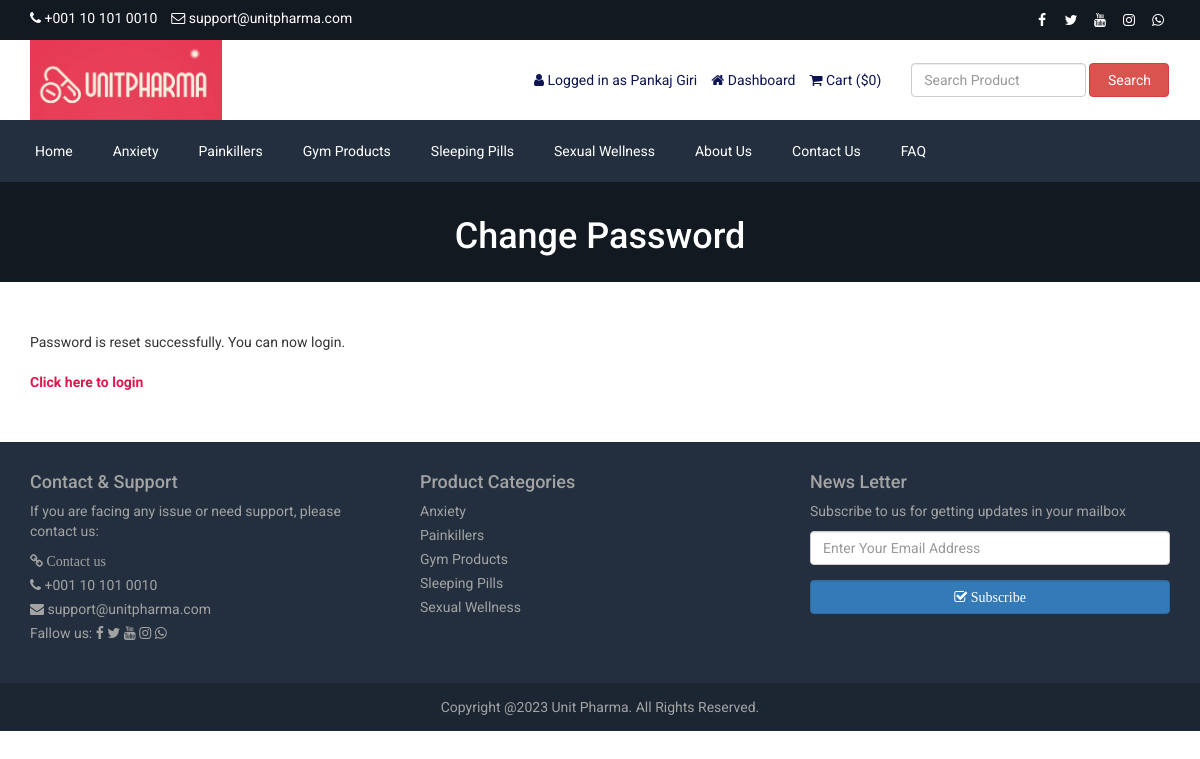
Screenshot of /reset-password-success.php (signed in) with the database file from the repository.
### tables this page shows
CREATE TABLE `tbl_settings` (
  `id` int(11) NOT NULL,
  `logo` varchar(255) NOT NULL,
  `favicon` varchar(255) NOT NULL,
  `footer_about` text NOT NULL,
  `footer_copyright` text NOT NULL,
  `contact_address` text NOT NULL,
  `contact_email` varchar(255) NOT NULL,
  `contact_phone` varchar(255) NOT NULL,
  `contact_fax` varchar(255) NOT NULL,
  `contact_map_iframe` text NOT NULL,
  `receive_email` varchar(255) NOT NULL,
  `receive_email_subject` varchar(255) NOT NULL,
  `receive_email_thank_you_message` text NOT NULL,
  `forget_password_message` text NOT NULL,
  `total_recent_post_footer` int(10) NOT NULL,
  `total_popular_post_footer` int(10) NOT NULL,
  `total_recent_post_sidebar` int(11) NOT NULL,
  `total_popular_post_sidebar` int(11) NOT NULL,
  `total_featured_product_home` int(11) NOT NULL,
  `total_latest_product_home` int(11) NOT NULL,
  `total_popular_product_home` int(11) NOT NULL,
  `meta_title_home` text NOT NULL,
  `meta_keyword_home` text NOT NULL,
  `meta_description_home` text NOT NULL,
  `banner_login` varchar(255) NOT NULL,
  `banner_registration` varchar(255) NOT NULL,
  `banner_forget_password` varchar(255) NOT NULL,
  `banner_reset_password` varchar(255) NOT NULL,
  `banner_search` varchar(255) NOT NULL,
  `banner_cart` varchar(255) NOT NULL,
  `banner_checkout` varchar(255) NOT NULL,
  `banner_product_category` varchar(255) NOT NULL,
  `banner_blog` varchar(255) NOT NULL,
  `cta_title` varchar(255) NOT NULL,
  `cta_content` text NOT NULL,
  `cta_read_more_text` varchar(255) NOT NULL,
  `cta_read_more_url` varchar(255) NOT NULL,
  `cta_photo` varchar(255) NOT NULL,
  `featured_product_title` varchar(255) NOT NULL,
  `featured_product_subtitle` varchar(255) NOT NULL,
  `latest_product_title` varchar(255) NOT NULL,
  `latest_product_subtitle` varchar(255) NOT NULL,
  `popular_product_title` varchar(255) NOT NULL,
  `popular_product_subtitle` varchar(255) NOT NULL,
  `testimonial_title` varchar(255) NOT NULL,
  `testimonial_subtitle` varchar(255) NOT NULL,
  `testimonial_photo` varchar(255) NOT NULL,
  `blog_title` varchar(255) NOT NULL,
  `blog_subtitle` varchar(255) NOT NULL,
  `newsletter_text` text NOT NULL,
  `paypal_email` varchar(255) NOT NULL,
  `stripe_public_key` varchar(255) NOT NULL,
  `stripe_secret_key` varchar(255) NOT NULL,
  `bank_detail` text NOT NULL,
  `before_head` text NOT NULL,
  `after_body` text NOT NULL,
  `before_body` text NOT NULL,
  `home_service_on_off` int(11) NOT NULL,
  `home_welcome_on_off` int(11) NOT NULL,
  `home_featured_product_on_off` int(11) NOT NULL,
  `home_latest_product_on_off` int(11) NOT NULL,
  `home_popular_product_on_off` int(11) NOT NULL,
  `home_testimonial_on_off` int(11) NOT NULL,
  `home_blog_on_off` int(11) NOT NULL,
  `newsletter_on_off` int(11) NOT NULL,
  `ads_above_welcome_on_off` int(1) NOT NULL,
  `ads_above_featured_product_on_off` int(1) NOT NULL,
  `ads_above_latest_product_on_off` int(1) NOT NULL,
  `ads_above_popular_product_on_off` int(1) NOT NULL,
  `ads_above_testimonial_on_off` int(1) NOT NULL,
  `ads_category_sidebar_on_off` int(1) NOT NULL
);

CREATE TABLE `tbl_social` (
  `social_id` int(11) NOT NULL,
  `social_name` varchar(30) NOT NULL,
  `social_url` varchar(255) NOT NULL,
  `social_icon` varchar(30) NOT NULL
);

CREATE TABLE `tbl_top_category` (
  `tcat_id` int(11) NOT NULL,
  `tcat_name` varchar(255) NOT NULL,
  `show_on_menu` int(1) NOT NULL
);

CREATE TABLE `tbl_page` (
  `id` int(11) NOT NULL,
  `about_title` varchar(255) NOT NULL,
  `about_content` text NOT NULL,
  `about_banner` varchar(255) NOT NULL,
  `about_meta_title` varchar(255) NOT NULL,
  `about_meta_keyword` text NOT NULL,
  `about_meta_description` text NOT NULL,
  `faq_title` varchar(255) NOT NULL,
  `faq_banner` varchar(255) NOT NULL,
  `faq_meta_title` varchar(255) NOT NULL,
  `faq_meta_keyword` text NOT NULL,
  `faq_meta_description` text NOT NULL,
  `blog_title` varchar(255) NOT NULL,
  `blog_banner` varchar(255) NOT NULL,
  `blog_meta_title` varchar(255) NOT NULL,
  `blog_meta_keyword` text NOT NULL,
  `blog_meta_description` text NOT NULL,
  `contact_title` varchar(255) NOT NULL,
  `contact_banner` varchar(255) NOT NULL,
  `contact_meta_title` varchar(255) NOT NULL,
  `contact_meta_keyword` text NOT NULL,
  `contact_meta_description` text NOT NULL,
  `pgallery_title` varchar(255) NOT NULL,
  `pgallery_banner` varchar(255) NOT NULL,
  `pgallery_meta_title` varchar(255) NOT NULL,
  `pgallery_meta_keyword` text NOT NULL,
  `pgallery_meta_description` text NOT NULL,
  `vgallery_title` varchar(255) NOT NULL,
  `vgallery_banner` varchar(255) NOT NULL,
  `vgallery_meta_title` varchar(255) NOT NULL,
  `vgallery_meta_keyword` text NOT NULL,
  `vgallery_meta_description` text NOT NULL
);

### reset-password-success.php (the view)
<?php require_once('header.php'); ?>
<?php
$statement = $pdo->prepare("SELECT * FROM tbl_settings WHERE id=1");
$statement->execute();
$result = $statement->fetchAll(PDO::FETCH_ASSOC);
foreach ($result as $row) {
    $banner_forget_password = $row['banner_forget_password'];
}
?>
<div class="page-banner" style="background-color:#444;background-image: url(assets/uploads/<?php echo $banner_forget_password; ?>);">
    <div class="inner">
        <h1><?php echo LANG_VALUE_149; ?></h1>
    </div>
</div>
<div class="page">
    <div class="container">
        <div class="row">
            <div class="col-md-12">
                <div class="user-content">
                    <?php echo LANG_VALUE_146; ?><br><br>
                    <a href="<?php echo BASE_URL; ?>login.php" style="color:#e4144d;font-weight:bold;"><?php echo LANG_VALUE_11; ?></a>
                </div>
            </div>
        </div>
    </div>
</div>
<?php require_once('footer.php'); ?>

### header.php (shortened to what this page needs)
<?php
include("admin/inc/config.php");
$statement = $pdo->prepare("SELECT * FROM tbl_settings WHERE id=1");
$statement->execute();
$result = $statement->fetchAll(PDO::FETCH_ASSOC);
foreach ($result as $row)
{
	$logo = $row['logo'];
	$contact_email = $row['contact_email'];
	$contact_phone = $row['contact_phone'];
}
?>
<!DOCTYPE html>
<html lang="en">
<head>
	<link rel="stylesheet" href="assets/css/bootstrap.min.css">
	<link rel="stylesheet" href="assets/css/font-awesome.min.css">
	<link rel="stylesheet" href="assets/css/owl.carousel.min.css">
	<link rel="stylesheet" href="assets/css/owl.theme.default.min.css">
	<link rel="stylesheet" href="assets/css/jquery.bxslider.min.css">
    <link rel="stylesheet" href="assets/css/magnific-popup.css">
    <link rel="stylesheet" href="assets/css/rating.css">
	<link rel="stylesheet" href="assets/css/spacing.css">
	<link rel="stylesheet" href="assets/css/bootstrap-touch-slider.css">
	<link rel="stylesheet" href="assets/css/animate.min.css">
	<link rel="stylesheet" href="assets/css/tree-menu.css">
	<link rel="stylesheet" href="assets/css/select2.min.css">
	<link rel="stylesheet" href="assets/css/main.css">
	<link rel="stylesheet" href="assets/css/responsive.css">
	<?php
	$statement = $pdo->prepare("SELECT * FROM tbl_page WHERE id=1");
	$statement->execute();
	$result = $statement->fetchAll(PDO::FETCH_ASSOC);
		?>
</head>
<body>
<div class="top">
	<div class="container">
		<div class="row">
			<div class="col-md-6 col-sm-6 col-xs-12">
				<div class="left">
					<ul>
						<li><i class="fa fa-phone"></i> <?php echo $contact_phone; ?></li>
						<li><i class="fa fa-envelope-o"></i> <?php echo $contact_email; ?></li>
					</ul>
				</div>
			</div>
			<div class="col-md-6 col-sm-6 col-xs-12">
				<div class="right">
					<ul>
						<?php
						$statement = $pdo->prepare("SELECT * FROM tbl_social");
						$statement->execute();
						$result = $statement->fetchAll(PDO::FETCH_ASSOC);
						foreach ($result as $row) {
							?>
							<?php if($row['social_url'] != ''): ?>
							<li><a href="<?php echo $row['social_url']; ?>"><i class="<?php echo $row['social_icon']; ?>"></i></a></li>
							<?php endif; ?>
							<?php
						}
						?>
					</ul>
				</div>
			</div>
		</div>
	</div>
</div>
<div class="header">
	<div class="container">
		<div class="row inner">
			<div class="col-md-4 logo">
				<a href="index.php"><img src="assets/uploads/<?php echo $logo; ?>" alt="logo image"></a>
			</div>
			<div class="col-md-5 right">
				<ul>
					<?php
					if(isset($_SESSION['customer'])) {
						if($_SESSION['customer']['cust_guest']===1) {
							?>
							<li><i class="fa fa-user"></i> Hey, Guest</li>
							<?php
						}
						else{
						?>
						<li><i class="fa fa-user"></i> <?php echo LANG_VALUE_13; ?> <?php echo $_SESSION['customer']['cust_name']; ?></li>
						<li><a href="dashboard.php"><i class="fa fa-home"></i> <?php echo LANG_VALUE_89; ?></a></li>
						<?php
						}
					} else {
						?>
						<li><a href="login.php"><i class="fa fa-sign-in"></i> <?php echo LANG_VALUE_9; ?></a></li>
						<li><a href="registration.php"><i class="fa fa-user-plus"></i> <?php echo LANG_VALUE_15; ?></a></li>
						<?php
					}
					?>
					<li><a href="cart.php"><i class="fa fa-shopping-cart"></i> <?php echo LANG_VALUE_18; ?> (<?php echo LANG_VALUE_1; ?><?php
					if(isset($_SESSION['cart_p_id'])) {
						$tmp=array();
						$i=0;
						foreach($_SESSION['cart_p_id'] as $key => $value)
	                    {
	                        $tmp[$i] = $value;
							$i++;
	                    }
						echo count($tmp);
					} else {
						echo 0;
					}
					?>)</a></li>
				</ul>
			</div>
			<div class="col-md-3 search-area">
				<form class="navbar-form navbar-left" role="search" action="search-result.php" method="get">
					<div class="form-group">
						<input type="text" class="form-control search-top" placeholder="<?php echo LANG_VALUE_2; ?>" name="search_text">
					</div>
					<button type="submit" class="btn btn-danger"><?php echo LANG_VALUE_3; ?></button>
				</form>
			</div>
		</div>
	</div>
</div>
<div class="nav">
	<div class="container">
		<div class="row">
			<div class="col-md-12 pl_0 pr_0">
				<div class="menu-container">
					<div class="menu">
						<ul>
							<li><a href="index.php">Home</a></li>
							<?php
							$statement = $pdo->prepare("SELECT * FROM tbl_top_category WHERE show_on_menu=1");
							$statement->execute();
							$result = $statement->fetchAll(PDO::FETCH_ASSOC);
							foreach ($result as $row) {
								?>
								<li><a href="product-category.php?id=<?php echo $row['tcat_id']; ?>&type=top-category"><?php echo $row['tcat_name']; ?></a></li>
								<?php
							}
							?>
							<?php
							$statement = $pdo->prepare("SELECT * FROM tbl_page WHERE id=1");
							$statement->execute();
							$result = $statement->fetchAll(PDO::FETCH_ASSOC);
							foreach ($result as $row) {
								$about_title = $row['about_title'];
								$faq_title = $row['faq_title'];
								$contact_title = $row['contact_title'];
							}
							?>
							<li><a href="about.php"><?php echo $about_title; ?></a></li>
							<li><a href="contact.php"><?php echo $contact_title; ?></a></li>
							<li><a href="faq.php"><?php echo $faq_title; ?></a></li>
						</ul>
					</div>
				</div>
			</div>
		</div>
	</div>
</div>

### footer.php (shortened to what this page needs)
<?php
$statement = $pdo->prepare("SELECT * FROM tbl_settings WHERE id=1");
$statement->execute();
$result = $statement->fetchAll(PDO::FETCH_ASSOC);
foreach ($result as $row)
{
	$contact_email = $row['contact_email'];
	$contact_phone = $row['contact_phone'];
    $newsletter_on_off = $row['newsletter_on_off'];
}
?>
<footer class="user-footer">
    <div class="container">
    <div class="row sec">
    <div class="col-sm-4 sec1">
            <h4>Contact & Support</h4>
            <p>If you are facing any issue or need support, please contact us: <p>
            <ul>
                <li><a href="contact.php"><span class="fa fa-link"> Contact us</a></li>
                <li><span class="fa fa-phone"></span> <?php echo $contact_phone ?></li>
                <li><span class="fa fa-envelope"></span> <?php echo $contact_email ?></li>
                <li> Fallow us:
						<?php
							$statement = $pdo->prepare("SELECT * FROM tbl_social");
							$statement->execute();
							$result = $statement->fetchAll(PDO::FETCH_ASSOC);
							foreach ($result as $row) {
								?>
								<?php if($row['social_url'] != ''): ?>
								<a href="<?php echo $row['social_url']; ?>"><i class="<?php echo $row['social_icon']; ?>"></i></a>
								<?php endif; ?>
								<?php
							}
						?>
                </li>
            </ul>
        </div>
        <div class="col-sm-4 sec2">
            <h4>Product Categories</h4>
            <ul>
				<?php
					$statement = $pdo->prepare("SELECT * FROM tbl_top_category WHERE show_on_menu=1");
					$statement->execute();
					$result = $statement->fetchAll(PDO::FETCH_ASSOC);
					foreach ($result as $row) { ?>
                <li><a href="product-category.php?id=<?php echo $row['tcat_id']; ?>&type=top-category"><?php echo $row['tcat_name']; ?></a></li>
                <?php } ?>
            </ul>
        </div>
        <div class="col-sm-4 sec3">
            <?php if($newsletter_on_off == 1): ?>
            <h4> News Letter </h4>
            <p> Subscribe to us for getting updates in your mailbox</p>
            <form class="footer-subscribe-form" action="" method="post">
                <div class="form-group">
                    <input type="email" class="form-control" placeholder="<?php echo LANG_VALUE_95; ?>" />
                </div>
                <button class=" form-control btn btn-md btn-primary" name="form_subscribe" type="submit"><span class="fa fa-check-square-o"> <?php echo LANG_VALUE_92; ?></button>
            </form>
            <?php endif; ?>
        </div>
</div>
    </div>
    <div class="footer-bottom">
        <div class="container-fluid">
            <div class="row">
                Copyright @2023 Unit Pharma. All Rights Reserved.
            </div>
        </div>
    </div>
</footer>
</body>
</html>

### rows the page displays
tbl_settings: contact_phone "+001 10 101 0010", contact_email "support@unitpharma.com", logo (picture), banner_forget_password (picture)
tbl_top_category: tcat_name "Anxiety"
tbl_top_category: tcat_name "Painkillers"
tbl_top_category: tcat_name "Gym Products"
tbl_top_category: tcat_name "Sleeping Pills"
tbl_top_category: tcat_name "Sexual Wellness"
tbl_page: about_title "About Us", contact_title "Contact Us", faq_title "FAQ"

### other values shown
LANG_VALUE_13 "Logged in as"
$_SESSION['customer']['cust_name'] "Pankaj Giri"
LANG_VALUE_89 "Dashboard"
LANG_VALUE_18 "Cart"
LANG_VALUE_1 "$"
LANG_VALUE_3 "Search"
LANG_VALUE_149 "Change Password"
LANG_VALUE_146 "Password is reset successfully. You can now login."
LANG_VALUE_11 "Click here to login"
LANG_VALUE_92 "Subscribe"
